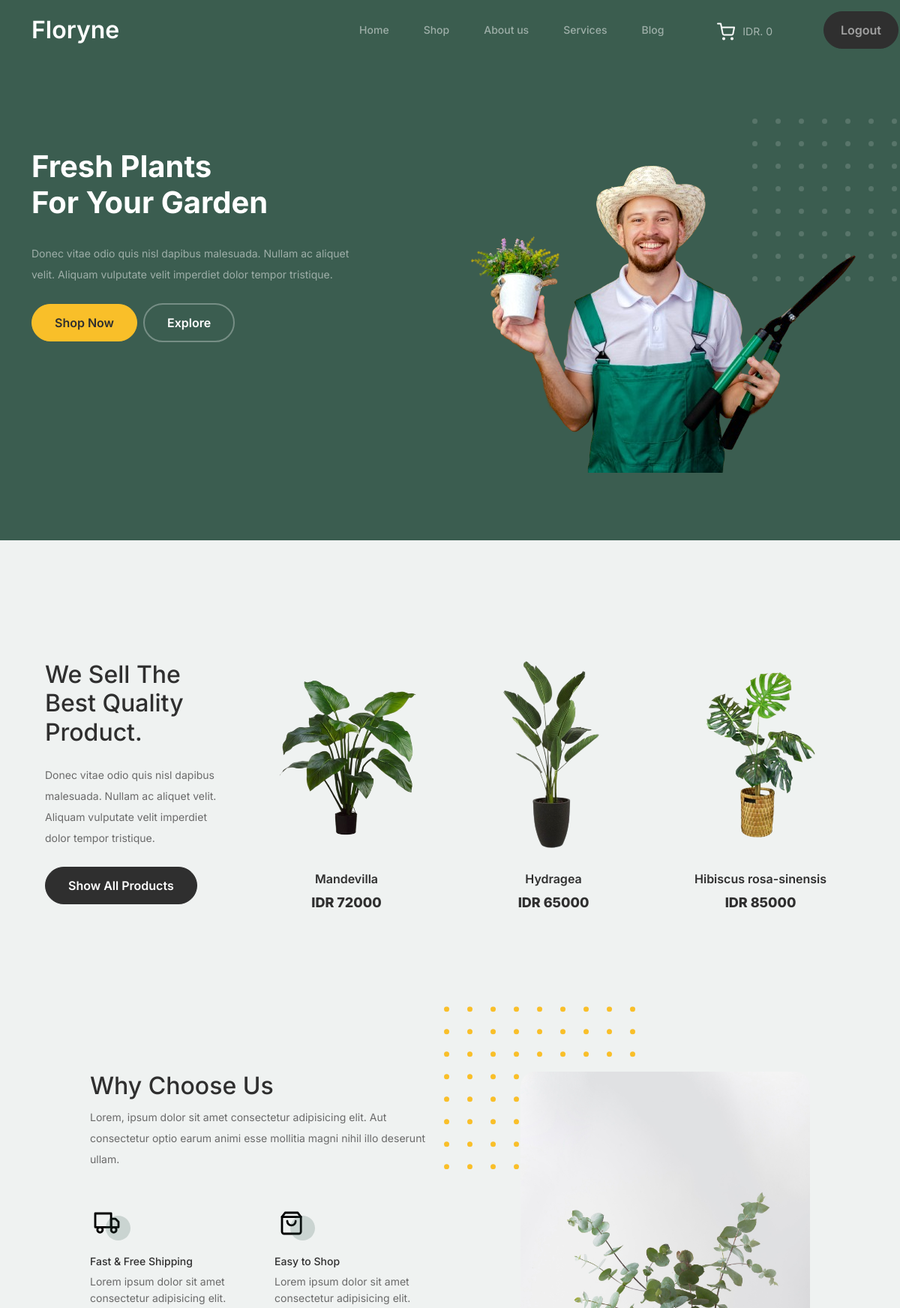
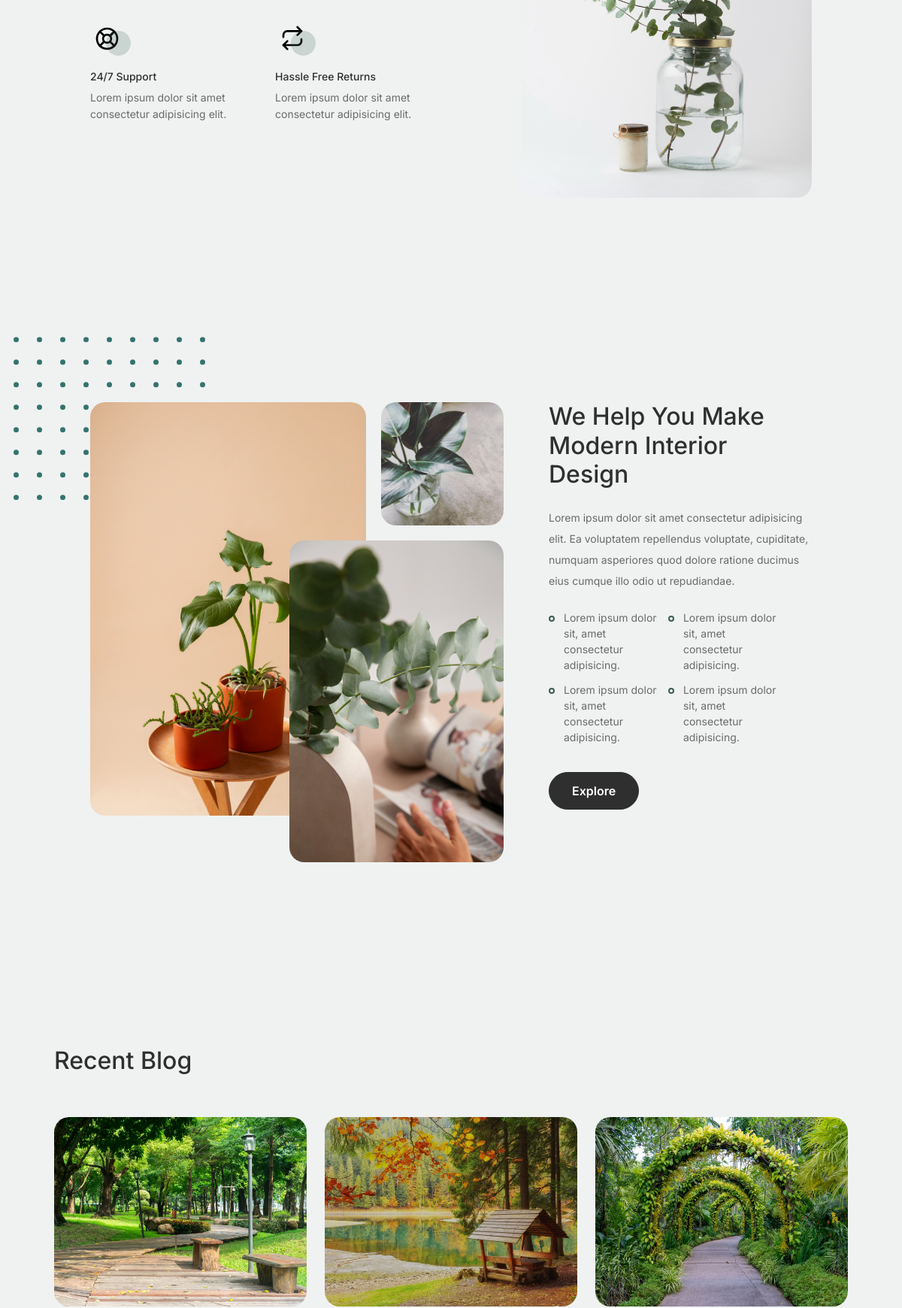
/index.php (signed in, upper part), run on the app's committed database (2 pictures, top to bottom).
### tables this page shows
CREATE TABLE `product` (
  `id` int(11) NOT NULL,
  `name` varchar(255) NOT NULL,
  `price` int(25) NOT NULL,
  `stock` int(25) NOT NULL,
  `itemCode` int(11) NOT NULL,
  `gambar` varchar(255) NOT NULL,
  `description` varchar(1000) NOT NULL
);

### 1systems.php (called while the page is built, shortened)
<?php
class Database
{
    public $host = "localhost", $user = "root", $pass = "", $db = "bigpro";
    public function __construct()
    {
        $this->koneksi = mysqli_connect(
            $this->host,
            $this->user,
            $this->pass,
            $this->db
        );
    }
}
class Product extends Database
{
    public function show3()
    {
        $product = mysqli_query($this->koneksi, "SELECT * FROM product WHERE id > 9 AND id < 13");
        return $product;
    }
}
?>

### index.php (the view, shortened to what this page needs)
<?php
if (! isset($_SESSION['login'])) {
	header("location: welcome.php");
} else {
require "1systems.php";
$total = 0;
?>
<!doctype html>
<html lang="en">
<head>
		<link href="css/bootstrap.min.css" rel="stylesheet">
		<link href="https://cdnjs.cloudflare.com/ajax/libs/font-awesome/6.0.0-beta3/css/all.min.css" rel="stylesheet">
		<link href="css/tiny-slider.css" rel="stylesheet">
		<link href="css/style.css" rel="stylesheet">
	</head>
	<body>
		<nav class="custom-navbar navbar navbar navbar-expand-md navbar-dark bg-dark fixed-top" arial-label="Furni navigation bar" style="height: 80px;">
			<div class="container">
				<a class="navbar-brand" href="index.php">Floryne</a>
				<div class="collapse navbar-collapse" id="navbarsFurni">
					<ul class="custom-navbar-nav navbar-nav ms-auto mb-2 mb-md-0">
						<li class="">
							<a class="nav-link" href="#home">Home</a>
						</li>
						<li><a class="nav-link" href="#product">Shop</a></li>
						<li class=""><a class="nav-link" href="#about">About us</a></li>
						<li><a class="nav-link" href="#service">Services</a></li>
						<li><a class="nav-link" href="#blog">Blog</a></li>
					</ul>
					<ul class="custom-navbar-cta navbar-nav mb-2 mb-md-0 ms-5" style="margin-top: 10px;">
						<li style="width: fit-content;"><a class="nav-link d-flex" style="gap: 10px;" href="cart.php"><img src="images/cart.svg"><?="IDR. " . $total ?></a></li>
						<li style="width:100px; position:relative; left: 40px; bottom:5px;"><a class="nav-link btn btn-outline-dark" href="logout.php">Logout</a></li>
					</ul>
				</div>
			</div>
		</nav>
			<div class="hero" style="overflow: hidden; height:90vh;" id="home">
				<div class="container" style="margin-top: 100px;">
					<div class="row justify-content-between">
						<div class="col-lg-5">
							<div class="intro-excerpt">
								<h1>Fresh Plants <br><span clsas="d-block">For Your Garden</span></h1>
								<p class="mb-4">Donec vitae odio quis nisl dapibus malesuada. Nullam ac aliquet velit. Aliquam vulputate velit imperdiet dolor tempor tristique.</p>
								<p><a href="shop.php" class="btn btn-secondary me-2">Shop Now</a><a href="#product" class="btn btn-white-outline">Explore</a></p>
							</div>
						</div>
						<div class="col-lg-7">
							<div class="hero-img-wrap">
								<img src="images/hero1.png" class="img-fluid py-5 px-5" style="margin-top: 45px;">
							</div>
						</div>
					</div>
				</div>
			</div>
		<div class="product-section mt-5 px-5" id="product">
			<div class="container">
				<div class="row">
					<div class="col-md-12 col-lg-3 mb-5 mb-lg-0">
						<h2 class="mb-4 section-title">We Sell The Best Quality Product.</h2>
						<p class="mb-4">Donec vitae odio quis nisl dapibus malesuada. Nullam ac aliquet velit. Aliquam vulputate velit imperdiet dolor tempor tristique. </p>
						<p><a href="shop.php" class="btn">Show All Products</a></p>
					</div>
				<?php
				$product = new Product;
				foreach ($product->show3() as $tampil) { ?>
					<div class="col-12 col-md-4 col-lg-3 mb-5 mb-md-0">
						<a class="product-item" href="addCart.php?id=<?= $tampil['id'] ?>">
							<img src="asset/<?= $tampil['gambar'] ?>" class="img-fluid product-thumbnail">
							<h3 class="product-title"><?= $tampil['name'] ?></h3>
							<strong class="product-price">IDR <?= $tampil['price'] ?></strong>
						</a>
					</div>
				<?php } ?>
		<div class="why-choose-section mt-5 px-5" id="about">
			<div class="container">
				<div class="row justify-content-between">
					<div class="col-lg-6">
						<h2 class="section-title">Why Choose Us</h2>
						<p>Lorem, ipsum dolor sit amet consectetur adipisicing elit. Aut consectetur optio earum animi esse mollitia magni nihil illo deserunt ullam.</p>
						<div class="row my-5">
							<div class="col-6 col-md-6">
								<div class="feature">
									<div class="icon">
										<img src="images/truck.svg" alt="Image" class="imf-fluid">
									</div>
									<h3>Fast &amp; Free Shipping</h3>
									<p>Lorem ipsum dolor sit amet consectetur adipisicing elit.</p>
								</div>
							</div>
							<div class="col-6 col-md-6">
								<div class="feature">
									<div class="icon">
										<img src="images/bag.svg" alt="Image" class="imf-fluid">
									</div>
									<h3>Easy to Shop</h3>
									<p>Lorem ipsum dolor sit amet consectetur adipisicing elit.</p>
								</div>
							</div>
							<div class="col-6 col-md-6">
								<div class="feature">
									<div class="icon">
										<img src="images/support.svg" alt="Image" class="imf-fluid">
									</div>
									<h3>24/7 Support</h3>
									<p>Lorem ipsum dolor sit amet consectetur adipisicing elit.</p>
								</div>
							</div>
							<div class="col-6 col-md-6">
								<div class="feature">
									<div class="icon">
										<img src="images/return.svg" alt="Image" class="imf-fluid">
									</div>
									<h3>Hassle Free Returns</h3>
									<p>Lorem ipsum dolor sit amet consectetur adipisicing elit.</p>
								</div>
							</div>
						</div>
					</div>
					<div class="col-lg-5">
						<div class="img-wrap">
							<img src="images/main-about.jpg" alt="Image" class="img-fluid">
						</div>
					</div>
				</div>
			</div>
		</div>
		<div class="we-help-section mt-5 px-5" id="service">
			<div class="container">
				<div class="row justify-content-between">
					<div class="col-lg-7 mb-5 mb-lg-0">
						<div class="imgs-grid">
							<div class="grid grid-1"><img src="images/grid1.jpg" alt=""></div>
							<div class="grid grid-2"><img src="images/grid-kotak.jpg" alt=""></div>
							<div class="grid grid-3"><img src="images/grid2.jpg" alt=""></div>
						</div>
					</div>
					<div class="col-lg-5 ps-lg-5">
						<h2 class="section-title mb-4">We Help You Make Modern Interior Design</h2>
						<p>Lorem ipsum dolor sit amet consectetur adipisicing elit. Ea voluptatem repellendus voluptate, cupiditate, numquam asperiores quod dolore ratione ducimus eius cumque illo odio ut repudiandae.</p>
						<ul class="list-unstyled custom-list my-4">
							<li>Lorem ipsum dolor sit, amet consectetur adipisicing.</li>
							<li>Lorem ipsum dolor sit, amet consectetur adipisicing.</li>
							<li>Lorem ipsum dolor sit, amet consectetur adipisicing.</li>
							<li>Lorem ipsum dolor sit, amet consectetur adipisicing.</li>
						</ul>
						<p><a herf="#" class="btn">Explore</a></p>
					</div>
				</div>
			</div>
		</div>
		<div class="blog-section" id="blog">
			<div class="container">
				<div class="row mb-5">
					<div class="col-md-6">
						<h2 class="section-title">Recent Blog</h2>
					</div>
				</div>
				<div class="row">
					<div class="col-12 col-sm-6 col-md-4 mb-4 mb-md-0">
						<div class="post-entry">
							<a href="#" class="post-thumbnail"><img src="images/post-1.jpg" alt="Image" class="img-fluid"></a>
						</div>
					</div>
					<div class="col-12 col-sm-6 col-md-4 mb-4 mb-md-0">
						<div class="post-entry">
							<a href="#" class="post-thumbnail"><img src="images/post-2.jpg" alt="Image" class="img-fluid"></a>
						</div>
					</div>
					<div class="col-12 col-sm-6 col-md-4 mb-4 mb-md-0">
						<div class="post-entry">
							<a href="#" class="post-thumbnail"><img src="images/post-3.jpg" alt="Image" class="img-fluid"></a>
						</div>
					</div>
				</div>
			</div>
		</div>
	</body>
</html>
<?php
}
?>

### data on the page
product: gambar (picture), name "Mandevilla", price "72000"
product: gambar (picture), name "Hydragea", price "65000"
product: gambar (picture), name "Hibiscus rosa-sinensis", price "85000"

### other printed values
$total "0"
